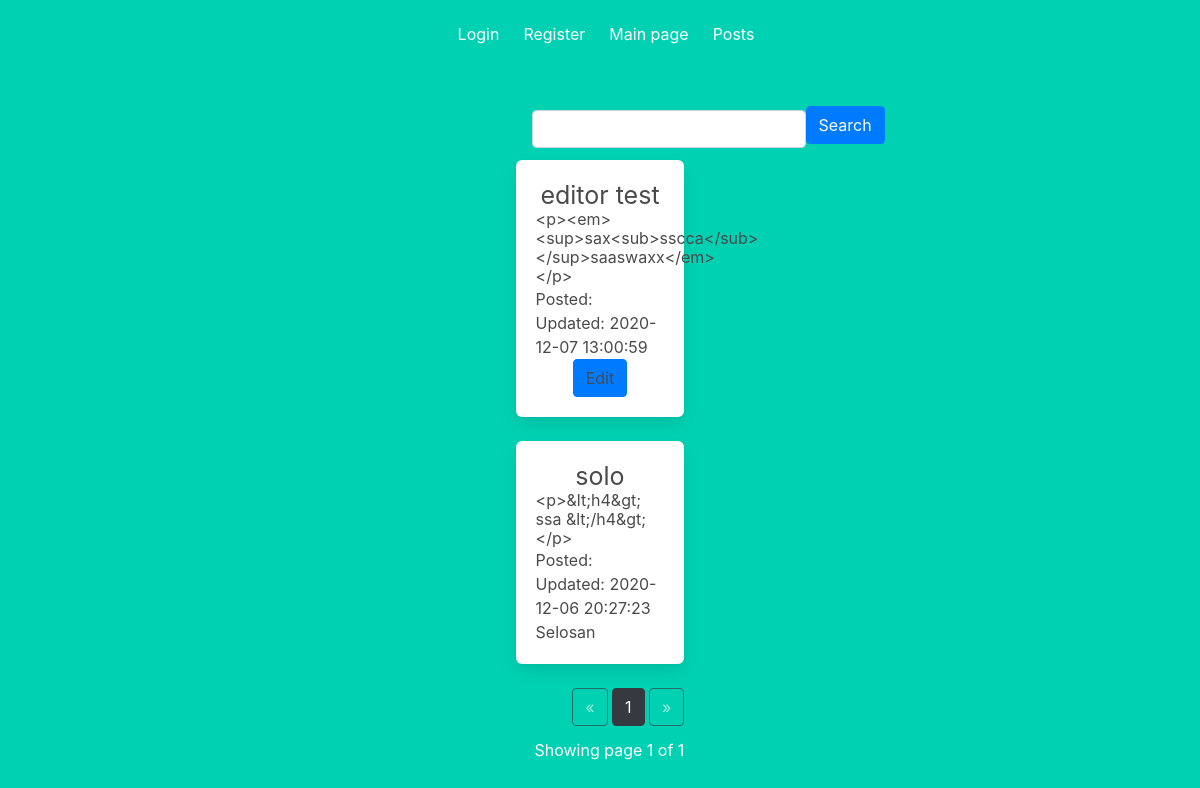
/posts, run on an earlier commit of the app's database.
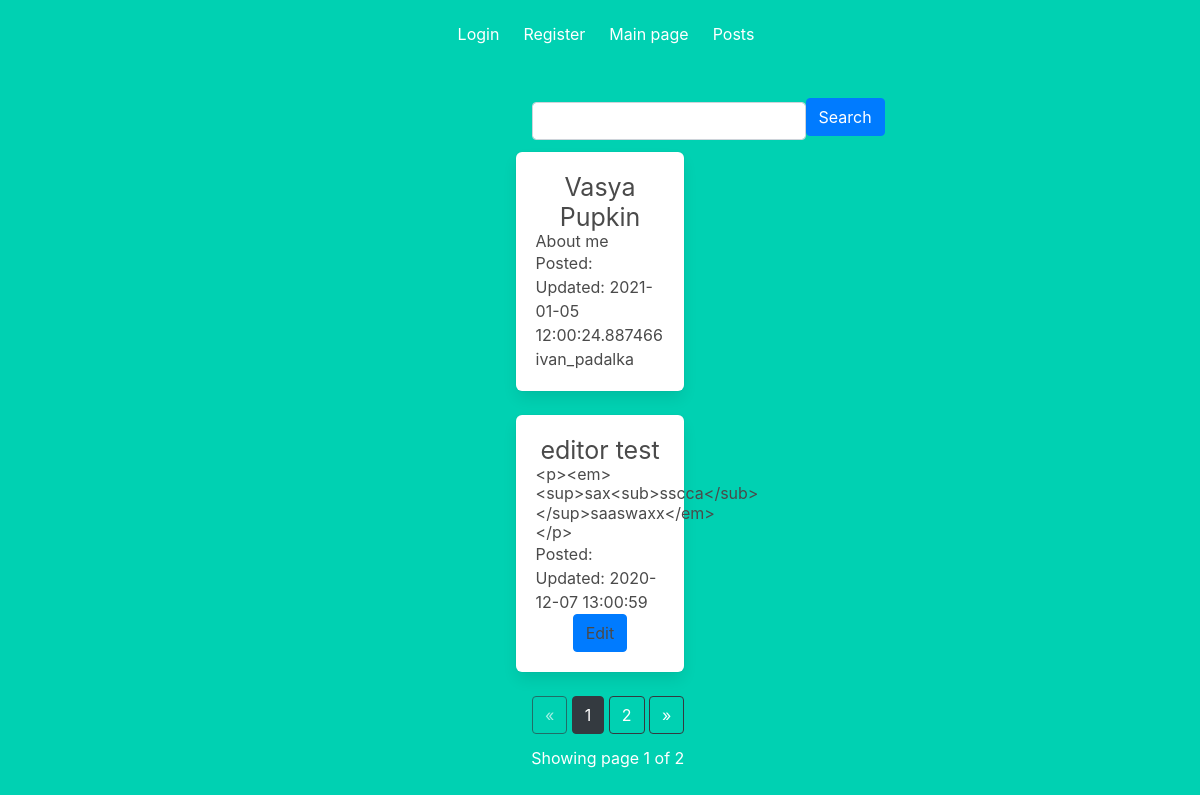
And on a later commit of the database.
### app/models.py (models this page shows, shortened)
class Post(db.Model):
    id = db.Column(db.Integer, primary_key=True)
    title = db.Column(db.String(100))
    body = db.Column(db.String(140))
    timestamp = db.Column(db.DateTime, index=True, default=dt.utcnow)
    updatetime = db.Column(db.DateTime, default=dt.utcnow)
    user_id = db.Column(db.Integer, db.ForeignKey('user.id'))

class User(db.Model, UserMixin):
    id = db.Column(db.Integer, primary_key=True)
    username = db.Column(db.String(64), index=True, unique=True)
    email = db.Column(db.String(120), index=True, unique=True)
    password_hash = db.Column(db.String(128))
    posts = db.relationship('Post', backref='author', lazy='dynamic')
    image_file = db.Column(db.String(20), nullable=False, default='default.jpeg')
    about_me = db.Column(db.String(140))
    last_seen = db.Column(db.DateTime, default=dt.utcnow)
    admin = db.Column(db.Boolean, default=False)

### app/blueprints/post/views.py (the view)
@post_blueprint.route('/posts',methods=['GET', 'POST'])
def posts():
    q = request.args.get('q')
    if q:
        posts = Post.query.filter(Post.title.contains(q) | Post.body.contains(q))
    else:
        posts = Post.query.order_by(Post.timestamp.desc())
    page = request.args.get('page', 1, type=int)
    posts = posts.paginate(page=page, per_page=ROWS_PER_PAGE)
    return render_template('post/posts.html', posts=posts, q=q)

### app/blueprints/post/templates/post/posts.html (shortened to what this page needs)
{% extends "layout.html" %}
{% block content %}
<div class="column is-4 is-offset-4">
    <form class="form-inline">
        <div class="form-group mx-sm-3 mb-2">
            <input class="form-control" type='text', name='q',  >
                <button type='submit' class="btn btn-primary mb-2"> Search</button>
        </div>
    </form>
    {% for post in posts.items %}
   <div class="box">
       <div class="text-center">
           <h1 style="font-size: 25px;" >{{post.title}}</h1>
           <h5 style="text-align: left;">{{post.body}}</h5>
           <inline><p style="text-align: left;"> Posted: </p></inline>
           <inline><p style="text-align: left;">Updated: {{post.updatetime}}</p></inline>
           <inline><p style="text-align: left;"> {{post.author.username}} </p></inline>
           {% if current_user.username == post.author.username %}
                <a href="{{url_for('posts.post', post_id=post.id)}}" class="btn btn-primary">Edit</a>
           {% endif %}
      </div>
   </div>
    {% endfor %}
<div class="text-right">
  <a href="{{ url_for('posts.posts', page=posts.prev_num, q=q) }}"
     class="btn btn-outline-dark
     {% if posts.page == 1 %}disabled{% endif %}">
      &laquo;
  </a>
  {% for page_num in posts.iter_pages(left_edge=1, right_edge=1, left_current=1, right_current=2) %}
{% if page_num %}
          {% if posts.page == page_num %}
          <a href="{{ url_for('posts.posts', page=page_num, q=q) }}"
             class="btn btn-dark">
              {{ page_num }}
          </a>
          {% else %}
          <a href="{{ url_for('posts.posts', page=page_num, q=q) }}"
             class="btn btn-outline-dark">
              {{ page_num }}
          </a>
          {% endif %}
      {% else %}
          ...
      {% endif %}
  {% endfor %}
  <a href="{{ url_for('posts.posts', page=posts.next_num, q=q) }}"
     class="btn btn-outline-dark
     {% if posts.page == posts.pages %}disabled{% endif %}">
      &raquo;
  </a>
</div>
<p class="text-right mt-3">
 Showing page {{ posts.page }} of {{ posts.pages }}
</p>
</div>
{% endblock %}

What changed in the data, as far as the page shows it:
no longer on this page (row unchanged): Post: title "solo", body "<p>&lt;h4&gt; ssa &lt;/h4&gt;</p>", updatetime "2020-12-06 20:27:23", author.username "Selosan"
added Post: title "Vasya Pupkin", body "About me", updatetime "2021-01-05 12:00:24.887466", author.username "ivan_padalka"
Also different on the page:
{{ posts.pages }}: "1" → "2"
new list line: "2"
